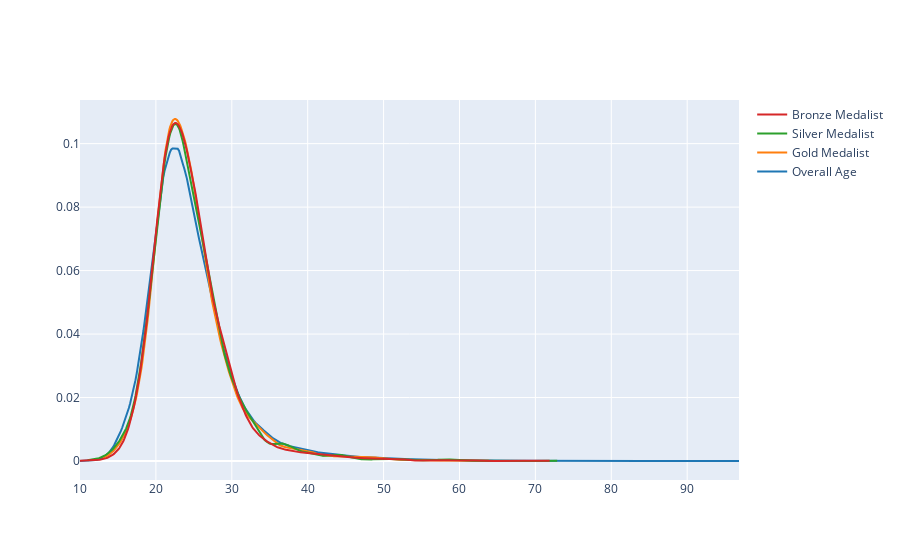

Notebook source saved alongside this figure:
### Code cell
fig=ff.create_distplot([x1,x2,x3,x4],['Overall Age','Gold Medalist','Silver Medalist','Bronze Medalist'],show_hist=False,show_rug=False)
fig.show()

### Figure 1 — Plotly figure (JSON) as saved in the notebook; plotly's stock layout.template omitted (floating-point values rounded to 4 significant figures; data arrays with more than 128 entries replaced by an {"elided": "..."} marker saying what was removed)
{"data": [{"legendgroup": "Overall Age", "marker": {"color": "rgb(31, 119, 180)"}, "mode": "lines", "name": "Overall Age", "showlegend": true, "type": "scatter", "x": {"elided": "500 float values"}, "xaxis": "x", "y": {"elided": "500 float values"}, "yaxis": "y"}, {"legendgroup": "Gold Medalist", "marker": {"color": "rgb(255, 127, 14)"}, "mode": "lines", "name": "Gold Medalist", "showlegend": true, "type": "scatter", "x": {"elided": "500 float values"}, "xaxis": "x", "y": {"elided": "500 float values"}, "yaxis": "y"}, {"legendgroup": "Silver Medalist", "marker": {"color": "rgb(44, 160, 44)"}, "mode": "lines", "name": "Silver Medalist", "showlegend": true, "type": "scatter", "x": {"elided": "500 float values"}, "xaxis": "x", "y": {"elided": "500 float values"}, "yaxis": "y"}, {"legendgroup": "Bronze Medalist", "marker": {"color": "rgb(214, 39, 40)"}, "mode": "lines", "name": "Bronze Medalist", "showlegend": true, "type": "scatter", "x": {"elided": "500 float values"}, "xaxis": "x", "y": {"elided": "500 float values"}, "yaxis": "y"}], "layout": {"barmode": "overlay", "hovermode": "closest", "legend": {"traceorder": "reversed"}, "xaxis": {"anchor": "y2", "domain": [0, 1], "zeroline": false}, "yaxis": {"anchor": "free", "domain": [0, 1], "position": 0}}}
